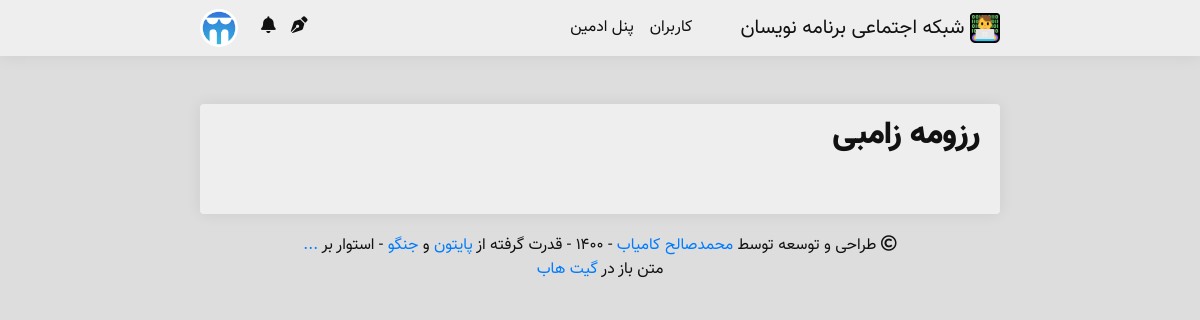
The app's page /user/zombie/rezome/ (signed in) with its own data.
### main/models.py (models this page shows, shortened)
class Person(models.Model):
    YEARS = []
    for year in range(1330, 1395):
        YEARS.append((str(year), str(year)),)
    YEARS = tuple(YEARS)
    username = models.CharField(max_length = 50, verbose_name = 'نام کاربری')
    avatar = models.ImageField(upload_to = 'avatars/', blank = True, verbose_name = 'آواتار')
    name = models.CharField(max_length = 50, verbose_name = 'نام')
    public_email = models.CharField(max_length = 100, null = True, blank = True, verbose_name = 'پست الکترونیک')
    mobile = models.CharField(max_length = 11, null = True, blank = True, verbose_name = 'شماره تماس')
    description = models.CharField(max_length = 200, null = True, blank = True, verbose_name = 'توضیحات')
    year_of_born = models.CharField(max_length = 4, choices = YEARS, null = True, blank = True, verbose_name = 'سال تولد')
    gender = models.CharField(max_length = 10, null = True, blank = True, verbose_name = 'جنسیت')
    join_time = jmodels.jDateTimeField(default = timezone.now, verbose_name = 'زمان عضویت')
    work = models.CharField(max_length = 50, null = True, blank = True, verbose_name = 'تخصص')
    skills = models.ManyToManyField('Skill', blank = True, verbose_name = 'مهارت‌ها')
    rezome = models.TextField(null = True, blank = True, default = '', verbose_name = 'رزومه')
    likes = models.ManyToManyField('Post', blank = True, verbose_name = 'لایک‌ها')
    viewed_posts = models.ManyToManyField('Post', related_name = 'views_post', blank = True, verbose_name = 'مطالب مشاهده شده')
    following = models.ManyToManyField('Person', blank = True, verbose_name = 'دنبال شوندگان')
    len_following = models.CharField(max_length = 10, default = 0, verbose_name = 'تعداد دنبال شوندگان')
    followers = models.ManyToManyField('Person', related_name = 'folllowers', blank = True, verbose_name = 'دنبال کنندگان')
    len_followers = models.CharField(max_length = 10, default = 0, verbose_name = 'تعداد دنبال کنندگان')
    github = models.URLField(null = True, blank = True, verbose_name = 'گیت‌هاب')
    gitlab = models.URLField(null = True, blank = True, verbose_name = 'گیت‌لب')
    stackowerflow = models.URLField(null = True, blank = True, verbose_name = 'استک اورفلو')
    linkedin = models.URLField(null = True, blank = True, verbose_name = 'لینکدین')
    dev = models.URLField(null = True, blank = True, verbose_name = 'جامعه دِو')
    website = models.URLField(null = True, blank = True, verbose_name = 'وبسایت')
    class Meta:
        verbose_name = 'فرد'
        verbose_name_plural = 'افراد'

### persons/views.py (the view)
# urls.py: path('<str:username>/rezome/', views.rezome_detail, name = 'rezome_detail'),
def rezome_detail(request, username):
    person = Person.objects.get(username = username)
    context = {
        'person': person,
    }
    mskf.add_notification_availability_to_context(request, context)
    mskf.add_authenticated_user_to_context(request, context)
    return render(request, 'person/rezome/detail.html', context)

### main/functions.py (called while the page is built)
    def add_notification_availability_to_context(request, context):
        if request.user.is_authenticated:
            person = Person.objects.get(username=request.user.username)
            notification = Notification.objects.filter(
                givver=person,
                done=False)
            new_notif = False
            if len(notification) > 0:
                new_notif = True
            context['new_notif'] = new_notif
            context['notif_len'] = len(notification)

    def add_authenticated_user_to_context(request, context):
        if request.user.is_authenticated:
            authenticated_user = Person.objects.get(username=request.user.username)
            context['authenticated_user'] = authenticated_user

### media/template/person/rezome/detail.html (shortened to what this page needs)
{% extends 'main.html' %}
{% block body %}
    <div class="body  border-gray">
        <h2>رزومه {{ person.name }}</h2><br/>
    </div>
{% endblock %}

### media/template/partials/navigation.html (shortened to what this page needs)
{% load static %}
<nav class="navbar navbar-expand-lg navbar-light  border-gray">
    <div class="wrp">
    <a class="navbar-brand" href="{% url 'index' %}">
        <img src="{% static 'img/programmers-social_logo.svg' %}" width="30" height="30" class="programmers-social_logo d-inline-block align-top" alt="شبکه اجتماعی برنامه نویسان" loading="lazy">
        شبکه اجتماعی برنامه نویسان
    </a>
    <div class="collapse navbar-collapse" id="navbarText">
        <ul class="navbar-nav mr-auto">
            <li class="nav-item">
                <a class="nav-link" href="{% url 'person:all_persons' 1 %}">کاربران</a>
            </li>
            {% if perms.admin %}
                <li class="nav-item">
                    <a class="nav-link" href="/admin/">پنل ادمین</a>
                </li>
            {% endif %}
        </ul>
    </div>
    <form class="form-inline">
        {% if user.is_authenticated %}
        <div class="tooltip" style="margin-left: 15px;">
            <a class="notification my-2" href="{% url 'person:post:new_post' %}"><i class="fas fa-pen-nib"></i></a>
        </div>
            <a href="{% url 'person:profile_detail' user.username %}">
                {% if new_notif %}
                    <div class="tooltip" style="margin-left: 15px;">
                        <a class="notification" href="{% url 'person:new_notifications' %}">
                            <span><i class="fas fa-bell"></i>
                            <span class="badge badge-light badge-notif">{{ notif_len }}</span>
                        </a>
                        <span class="tooltiptext">پیام جدید!</span>
                    </div>
                {% else %}
                    <div class="tooltip" style="margin-left: 15px;">
                        <a class="notification" href="{% url 'person:all_notifications' 1 %}"><i class="fas fa-bell"></i></a>
                    </div>
                {% endif %}
            </a>
            <div class="dropdown">
                <a>
                    {% if authenticated_user.avatar.url != None %}
                        <img class="avatar mr-sm-2" type="button" src="{{ authenticated_user.avatar.url }}" width="38px" height="38px">
                    {% else %}
                        <img class="avatar mr-sm-2" type="button" src="/cloud/avatars/default_avatar.png/" width="38px" height="38px">
                    {% endif %}
                </a>
            </div>
        {% endif %}
    </form></div>
</nav>
<br/><br/>

### media/static/css/style.css (style rules this page uses)
:root { --primary: #791FFF; --primary-hover: #5115aa; --primary-shadow: #791FFF50; --dark: #111; --body-background: #ddd; --light: #eee; --light-hover: #fff; --border-color: rgba(0, 0, 0, 0.125); }
body { font-family: Vazir FD; text-align: right; background: var(--body-background); color: var(--dark) }
h1, h2, h3, h4, h5, h6 { font-family: Vazir Black FD; font-weight: 900; }
.wrp { margin: auto; width: 800px; display: inherit; }
.body { border-radius: .25rem; padding: .75rem 1.25rem; background-color: var(--light); box-shadow: 0 0 1rem 0 rgba(0, 0, 0, .075); width: 100%; margin-bottom: 10px; }
a, p, img, h1, h2, h3, h4, h5, h6 { transition: .3s; color: var(--dark); text-decoration: none !important; }
a { color: #007bff; }
.avatar { max-width: unset !important; border-radius: 100% !important; margin-top: 0 !important; margin-bottom: 0 !important; }
.navbar-brand { margin-right: 0; }
.mr-auto, .mx-auto { margin-left: auto !important; margin-right: 0 !important; }
.navbar { position: sticky; top: 0; z-index: 999; border-bottom: 1px solid rgba(0, 0, 0, .125); background-color: var(--light); color: var(--dark); box-shadow: 0 0 1rem 0 rgba(0, 0, 0, .075); }
.navbar-light .navbar-brand { color: var(--dark); }
.navbar-light .navbar-nav .nav-link { color: var(--dark); }
.notification { color: var(--dark); font-size: larger; }
.border-gray { border-color: var(--border-color); border-width: 0; }
@media (min-width: 924px) { .navbar-expand-lg .navbar-collapse { display: -ms-flexbox!important; display: flex!important; -ms-flex-preferred-size: auto; flex-basis: auto; } }
@media (min-width: 924px) { .navbar-expand-lg .navbar-nav { -ms-flex-direction: row; flex-direction: row; } }
@media (min-width: 924px) { .navbar-expand-lg .navbar-nav .nav-link { padding-right: .5rem; padding-left: .5rem; } }
.dropdown { position: relative; float: left; direction: ltr; }
.tooltip { position: relative; display: inline-block; opacity: 1; z-index: 1; }

### records on screen
Person: avatar (picture)
Person: name "زامبی"
